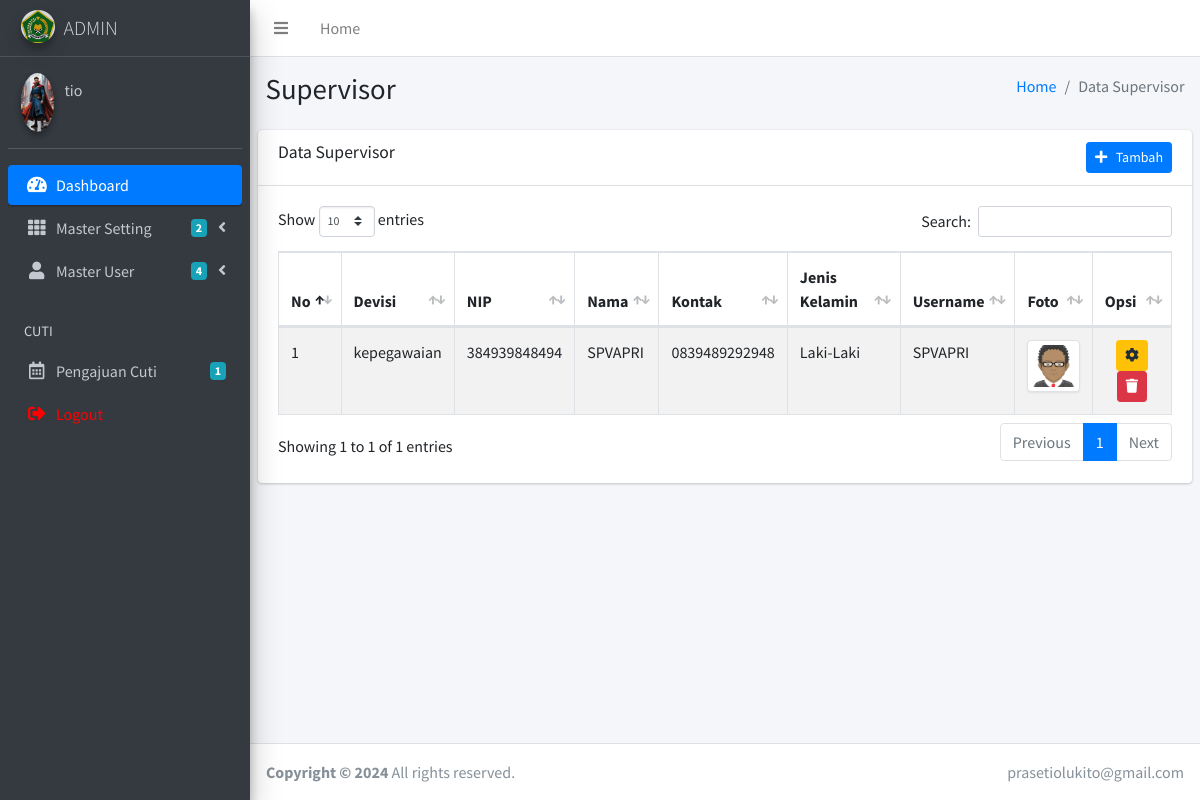
Page /admin/manajer.php (signed in) on the committed database.
### tables this page shows
CREATE TABLE `tbl_manajer` (
  `manajer_id` int(11) NOT NULL,
  `manajer_devisi` int(11) NOT NULL,
  `manajer_nip` bigint(20) DEFAULT NULL,
  `manajer_nama` varchar(50) NOT NULL,
  `manajer_kelamin` varchar(20) NOT NULL,
  `manajer_alamat` varchar(100) NOT NULL,
  `manajer_kontak` varchar(15) NOT NULL,
  `manajer_username` varchar(50) NOT NULL,
  `manajer_password` varchar(100) NOT NULL,
  `manajer_foto` varchar(100) NOT NULL,
  `manajer_tanda_tangan` varchar(255) DEFAULT NULL
);

CREATE TABLE `tbl_devisi` (
  `devisi_id` int(11) NOT NULL,
  `devisi_nama` varchar(100) NOT NULL
);

### admin/manajer.php (the view, shortened to what this page needs)
<?php include 'header.php'; ?>
<div class="content-wrapper">
	<section class="content-header">
		<div class="container-fluid">
			<div class="row mb-2">
				<div class="col-sm-6">
					<h1>Supervisor</h1>
				</div>
				<div class="col-sm-6">
					<ol class="breadcrumb float-sm-right">
						<li class="breadcrumb-item"><a href="index.php">Home</a></li>
						<li class="breadcrumb-item active">Data Supervisor</li>
					</ol>
				</div>
			</div>
		</div>
	</section>
	<section class="content">
		<div class="row">
			<div class="col-12">
				<div class="card">
					<div class="card-header">
						<h3 class="card-title">Data Supervisor</h3>
						<div class="float-right">
							<button type="button" class="btn btn-primary btn-sm" data-toggle="modal" data-target="#addManajer">
								<i class="fa fa-plus"></i> &nbsp Tambah
							</button>
						</div>
					</div>
					<div class="card-body">
					<div class="table-responsive">
						<table id="example1" class="table table-bordered table-striped">
							<thead>
								<tr>
									<th width="1%">No</th>
									<th>Devisi</th>
									<th>NIP</th>
									<th>Nama</th>
									<th>Kontak</th>
									<th>Jenis Kelamin</th>
									<th>Username</th>
									<th>Foto</th>
									<th>Opsi</th>
								</tr>
							</thead>
							<tbody>
								<?php
								$no=1;
								$data = mysqli_query($koneksi,"select * from tbl_manajer, tbl_devisi where manajer_devisi=devisi_id");
								while($d = mysqli_fetch_array($data)){
									?>
									<tr>
										<td><?php echo $no++; ?></td>
										<td><?php echo $d['devisi_nama'] ?></td>
										<td><?php echo $d['manajer_nip'] ?></td>
										<td><?php echo $d['manajer_nama'] ?></td>
										<td><?php echo $d['manajer_kontak'] ?></td>
										<td><?php echo $d['manajer_kelamin'] ?></td>
										<td><?php echo $d['manajer_username'] ?></td>
										<td>
											<?php
											if($d['manajer_foto']=="manajer_foto.png"){
												?>
												<img
												src="../dist/img/manajer_foto.png" class="img-thumbnail" alt="Cinque Terre" width="60px" height="40px">
												<?php
											}else{
												?>
												<img src="../gambar/user/<?php echo $d['manajer_foto'] ?>" class="img-thumbnail" alt="Cinque Terre" width="60px" height="40px">
												<?php
											}
											?>
										</td>
										<td>
											<center>
												<button type="button" class="btn btn-warning btn-sm btn-icon" data-toggle="modal" data-target="#edit_manajer_<?php echo $d['manajer_id'] ?>">
													<i class="fas fa-cog"></i>
												</button>
												<button type="button" class="btn btn-danger btn-sm btn-icon" data-toggle="modal" data-target="#hapus_manajer_<?php echo $d['manajer_id'] ?>">
													<i class="fas fa-trash"></i>
												</button>
											</center>
										</td>
									</tr>
									<?php
								}
								?>
						</table>
					</div>
				</div>
			</div>
		</div>
	</section>
</div>
<?php include 'footer.php'; ?>

### admin/header.php (shortened to what this page needs)
<!DOCTYPE html>
<html>
<head>
  <link rel="stylesheet" href="../plugins/fontawesome-free/css/all.min.css">
  <link rel="stylesheet" href="https://code.ionicframework.com/ionicons/2.0.1/css/ionicons.min.css">
  <link rel="stylesheet" href="../plugins/tempusdominus-bootstrap-4/css/tempusdominus-bootstrap-4.min.css">
  <link rel="stylesheet" href="../plugins/icheck-bootstrap/icheck-bootstrap.min.css">
  <link rel="stylesheet" href="../plugins/jqvmap/jqvmap.min.css">
  <link rel="stylesheet" href="../plugins/datatables-bs4/css/dataTables.bootstrap4.css">
  <link rel="stylesheet" href="../dist/css/adminlte.min.css">
  <link rel="stylesheet" href="../plugins/overlayScrollbars/css/OverlayScrollbars.min.css">
  <link rel="stylesheet" href="../plugins/daterangepicker/daterangepicker.css">
  <link rel="stylesheet" href="../plugins/summernote/summernote-bs4.css">
</head>
  <?php include '../koneksi.php'; ?>
<body class="hold-transition sidebar-mini layout-fixed">
<div class="wrapper">
  <nav class="main-header navbar navbar-expand navbar-white navbar-light">
    <ul class="navbar-nav">
      <li class="nav-item">
        <a class="nav-link" data-widget="pushmenu" href="#"><i class="fas fa-bars"></i></a>
      </li>
      <li class="nav-item d-none d-sm-inline-block">
        <a href="index.php" class="nav-link">Home</a>
      </li>
    </ul>
  </nav>
  <aside class="main-sidebar sidebar-dark-primary elevation-4">
    <a href="index.php" class="brand-link">
      <img src="../dist/img/images.png" alt="Kemenag Logo" class="brand-image img-circle elevation-3"
           style="opacity: .8">
      <span class="brand-text font-weight-light">ADMIN</span>
    </a>
    <?php
    $saya = $_SESSION['id'];
    $data = mysqli_query($koneksi,"select * from tbl_admin where admin_id='$saya'");
    $d = mysqli_fetch_assoc($data);
    ?>
    <div class="sidebar">
      <div class="user-panel mt-3 pb-3 mb-3 d-flex">
        <div class="image">
          <?php
          if($d['admin_foto']=="admin_foto.png"){
            ?>
            <img src="../dist/img/admin_foto.png" class="img-circle elevation-2" alt="User Image">
            <?php
          }else{
            ?>
            <img src="../gambar/user/<?php echo $d['admin_foto'] ?>" class="img-circle elevation-2" alt="User Image">
            <?php
          }
          ?>
        </div>
        <div class="info">
          <a href="index.php" class="d-block"><?php echo $d['admin_nama'] ?></a>
        </div>
      </div>
      <nav class="mt-2">
        <ul class="nav nav-pills nav-sidebar flex-column" data-widget="treeview" role="menu" data-accordion="false">
          <li class="nav-item has-treeview menu-open">
            <a href="index.php" class="nav-link active">
              <i class="nav-icon fas fa-tachometer-alt"></i>
              <p>
                Dashboard
              </p>
            </a>
          </li>
          <li class="nav-item has-treeview">
            <a href="#" class="nav-link">
              <i class="nav-icon fas fa-th"></i>
              <p>
                Master Setting
                <i class="fas fa-angle-left right"></i>
                <span class="badge badge-info right">2</span>
              </p>
            </a>
          </li>
          <li class="nav-item has-treeview">
            <a href="#" class="nav-link">
              <i class="nav-icon fas fa-user"></i>
              <p>
                Master User
                <i class="fas fa-angle-left right"></i>
                <span class="badge badge-info right">4</span>
              </p>
            </a>
          </li>
          <li class="nav-header">CUTI</li>
          <li class="nav-item">
            <a href="cuti.php" class="nav-link">
              <i class="nav-icon far fa-calendar-alt"></i>
              <p>
                 <?php
                $cuti = mysqli_query($koneksi,"select * from tbl_cuti");
                $ct = mysqli_num_rows($cuti);
                ?>
                Pengajuan Cuti
                <span class="badge badge-info right"><?php echo $ct ?></span>
              </p>
            </a>
          </li>
           <li class="nav-item">
            <a href="logout.php" class="nav-link">
              <i class="nav-icon fas fa-sign-out-alt" style="color: red;"></i>
              <p style="color: red;">
                Logout
              </p>
            </a>
          </li>
        </ul>
      </nav>
    </div>
  </aside>

### rows in the picture
tbl_manajer: tbl_devisi.devisi_nama "kepegawaian", manajer_nip "384939848494", manajer_nama "SPVAPRI", manajer_kontak "0839489292948", manajer_kelamin "Laki-Laki", manajer_username "SPVAPRI"

### other values in the picture
$d['admin_nama'] "tio"
$ct "1"
